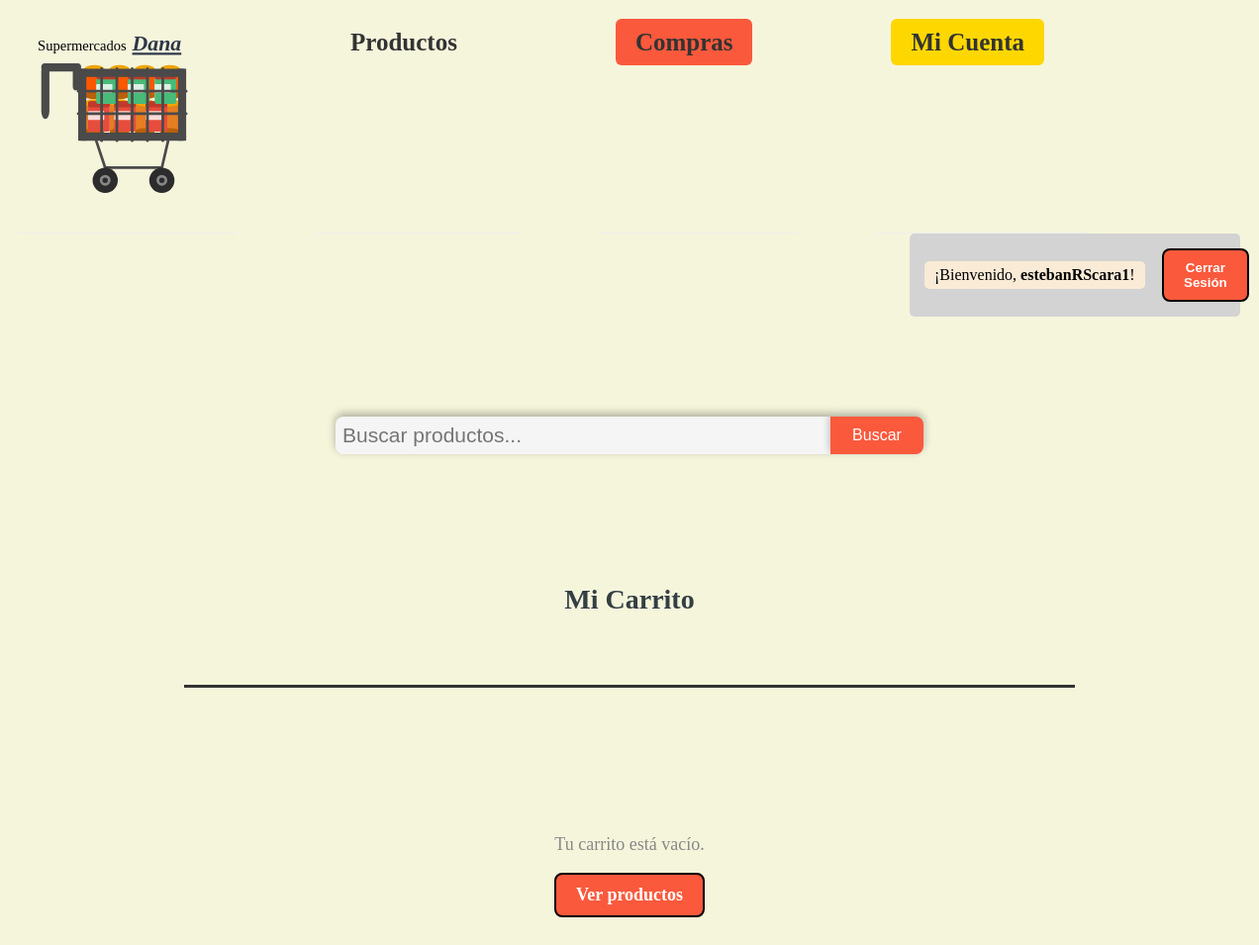
Page /carrito/ (signed in) on the earlier database version.
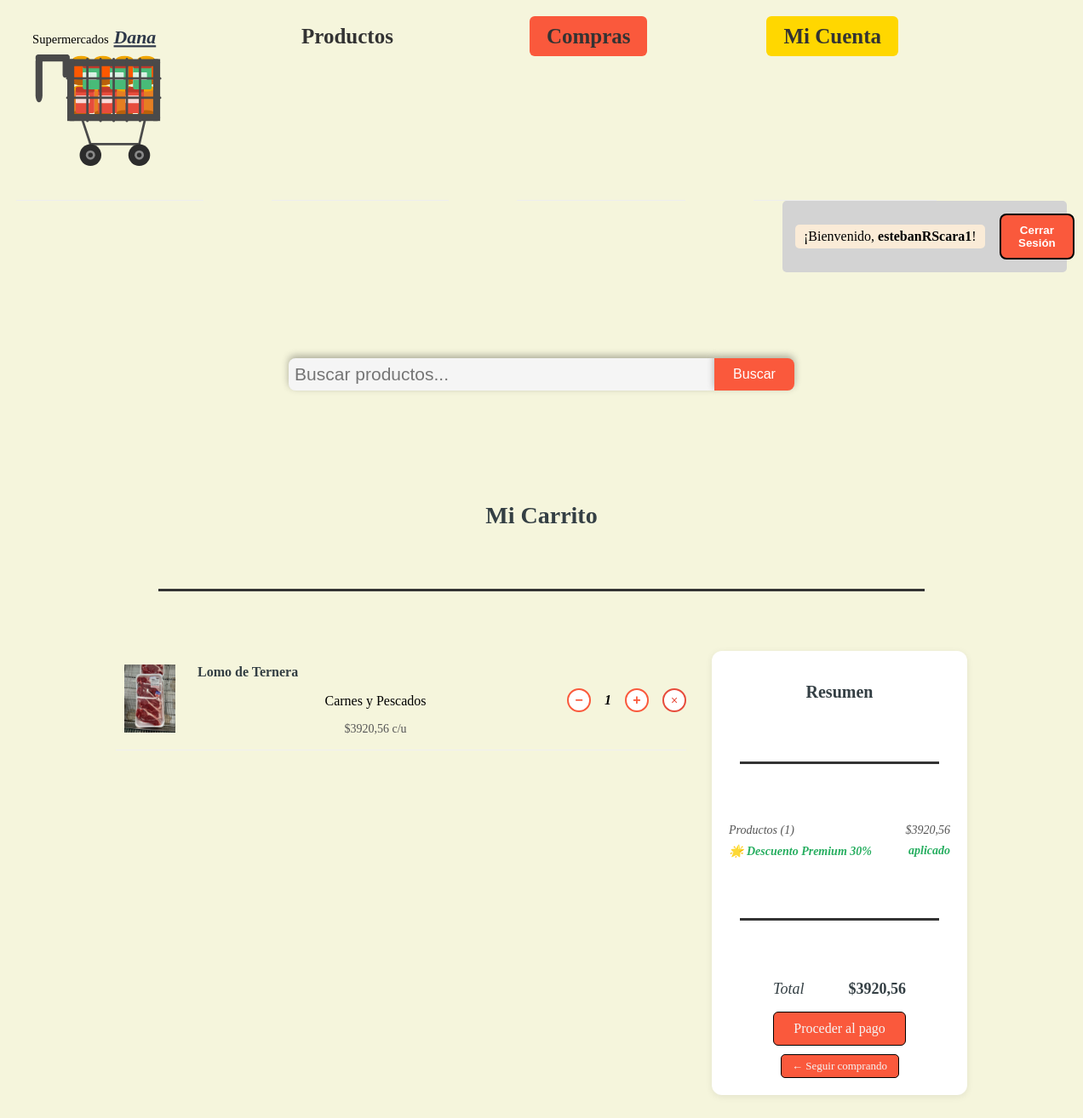
Same page on the later database version.
### carrito/models.py (models this page shows, shortened)
class ItemCarrito(models.Model):
    carrito = models.ForeignKey(
        Carrito,
        on_delete=models.CASCADE,
        related_name='items'
    )
    producto = models.ForeignKey(
        'productos.Producto',
        on_delete=models.CASCADE,
        related_name='items_carrito'
    )
    cantidad = models.PositiveIntegerField(default=1)
    precio_unitario = models.DecimalField(
        max_digits=10,
        decimal_places=2
    )
    precio_original = models.DecimalField(
        max_digits=10,
        decimal_places=2,
        blank=True,
        null= True
    )
    def subtotal(self):
        if self.precio_unitario is None:
            return Decimal('0.00')
        return self.precio_unitario * self.cantidad
    class Meta:
        unique_together = ('carrito', 'producto')

class Carrito(models.Model):
    cliente = models.OneToOneField(
        'clientes.Cliente',
        on_delete=models.CASCADE,
        related_name='carrito'
    )
    creado_en= models.DateTimeField(auto_now_add=True)
    actualizado_en = models.DateTimeField(auto_now=True)
    def total(self):
        return sum(item.subtotal() for item in self.items.all())
    def cantidad_items(self):
        return sum(item.cantidad for item in self.items.all())

### productos/models.py (models this page shows, shortened)
class Producto(models.Model):
    nombre = models.CharField(max_length=200)
    descripcion = models.TextField(blank=True)
    precio = models.DecimalField(max_digits=10, decimal_places=2)
    stock = models.PositiveIntegerField(default=0)
    categoria = models.ForeignKey(
        Categoria,
        on_delete=models.PROTECT,
        related_name='productos'
    )
    imagen=models.ImageField(upload_to='productos/', blank=True, null=True)

class Categoria(models.Model):
    nombre = models.CharField(max_length=100)
    descripcion=models.TextField(blank=True)

### carrito/views.py (the view)
# urls.py: path('', views.ver_carrito, name='ver'),
@login_required
def ver_carrito(request):
    cliente = get_object_or_404(Cliente, usuario=request.user)
    carrito, _= Carrito.objects.get_or_create(cliente=cliente)
    return render(request, 'carrito/carrito.html', {
        'carrito': carrito,
        'items': carrito.items.select_related('producto').all()
    })

### productos/context_processors.py (called while the page is built)
def busqueda_global(request):
    query = request.GET.get('q', '').strip()
    resultados_busqueda = []
    if query:
        resultados_busqueda = Producto.objects.filter(
           nombre__icontains= query,
        )[:6]
    return {
        'resultados_busqueda': resultados_busqueda,
        'query_global': query,
    }

### templates/carrito/carrito.html (shortened to what this page needs)
{% extends 'base.html' %}
{% load static %}
{% block extra_css %}
<link rel="stylesheet" href="{% static 'css/carrito.css' %}">
{% endblock %}
{% block content %}
<div class="carrito-wrapper">
    <h1>Mi Carrito</h1>
    <hr>
    {% if items %}
    <div class="carrito-body">
        <div class="carrito-items">
            {% for item in items %}
            <div class="carrito-item">
                <div class="carrito-item-imagen">
                    {% if item.producto.imagen %}
                    <img src="{{ item.producto.imagen.url }}"
                        alt="{{ item.producto.nombre }}">
                    {% else %}
                    <img src="https://placehold.co/80x80?text=Foto" alt="{{ item.producto.nombre }}">
                    {% endif %}
                </div>
                <div class="carrito-item-info">
                    <h3>{{ item.producto.nombre }}</h3>
                    <p class="carrito-item-categoria">
                        {{ item.producto.categoria.nombre }}
                    </p>
                    <p class="carrito-item-precio">
                        ${{ item.precio_unitario }} c/u
                    </p>
                </div>
                <div class="carrito-item-cantidad">
                    <form method="POST" action="{% url 'carrito:actualizar' item.producto.id %}">
                        <button type="submit" name="action" value="restar" class="cantidad-btn">&minus;</button>
                        <span class="cantidad-valor">{{ item.cantidad }}</span>
                        <button type="submit" name="action" value="sumar" class="cantidad-btn">&plus;</button>
                    </form>
                </div>
                <div class="carrito-item-eliminar">
                    <form method="POST" action="{% url 'carrito:eliminar' item.producto.id %}">
                        <button type="submit" class="btn-eliminar">&times;</button>
                    </form>
                </div>
            </div>
            {% endfor %}
        </div>
        <div class="carrito-resumen">
            <h2 style="text-align:center;">Resumen</h2>
            <hr>
            <div class="resumen-linea">
                <span>Productos ({{ carrito.cantidad_items }})</span>
                <span>${{ carrito.total }}</span>
            </div>
            {% if request.user.is_authenticated %}
            {% with cliente=request.user.cliente %}
            {% if cliente.es_cliente_premium %}
            <div class="resumen-linea descuento">
                <span>&#127775; Descuento Premium 30%</span>
                <span>aplicado</span>
            </div>
            {% endif %}
            {% endwith %}
            {% endif %}
            <hr>
            <div class="resumen-total" style="justify-content: space-evenly;">
                <span>Total</span>
                <strong>${{ carrito.total }}</strong>
            </div>
            <a href="{% url 'compras:checkout' %}" class="btn-checkout">
                Proceder al pago
            </a>
            <a href="{% url 'productos:lista' %}" class="btn-seguir">
                &#8592; Seguir comprando
            </a>
        </div>
    </div>
    {% else %}
    <div class="carrito-vacio">
        <p>Tu carrito está vacío.</p>
        <a href="{% url 'productos:lista' %}" class="form-button" style="display: table; margin: auto;">
            Ver productos
        </a>
    </div>
    {% endif %}
</div>
{% endblock %}

Differences in the rows shown:
added ItemCarrito: producto.imagen (picture), producto.nombre "Lomo de Ternera", producto.categoria.nombre "Carnes y Pescados", precio_unitario "3920,56", cantidad "1"
now on this page (row unchanged): Carrito: cantidad_items "1", total "3920,56"
Other differences:
text no longer shown: "Tu carrito está vacío. Ver productos"
text now shown: "Resumen Productos ( ) $ 🌟 Descuento Premium 30% aplicado Total $ Proceder al pago ← Seguir comprando"
